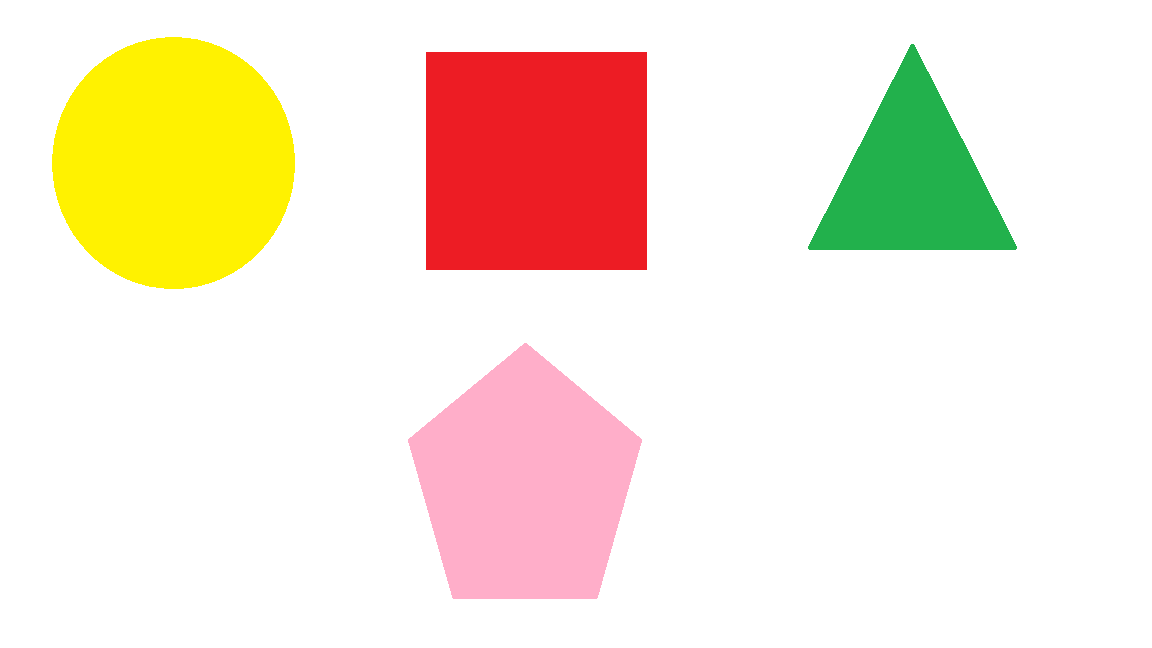
#> input picture Imageprocessing_file/Image/allshapecolor.png, 1152 x 648 px
$ python milestone2_shapedetec2.py   (older library calls are emulated)
#> lines starting #> are read from the running program, lines starting #| are printed output that depends on the picture; after the words box and inside, x2 and y2 are one past the last pixel; in counts of white or black regions, pixels touching at a corner belong together
import imutils
import cv2
def nothing(x):
    pass
def detect(c):
	shape = "unidentified"
	peri = cv2.arcLength(c, True)
	approx = cv2.approxPolyDP(c, 0.01*peri, True)
	if len(approx) == 2:
		shape = "line"
	elif len(approx) == 3:
		shape = "triangle"
	elif len(approx) == 4:
		(x, y, w, h) = cv2.boundingRect(approx)
		ar = w / float(h)
		shape = "square" if ar >= 0.95 and ar <= 1.05 else "rectangle"
	elif len(approx) == 5:
		shape = "pentagon"
	elif len(approx) == 6:
		shape = "polygon"
	else:
		shape = "circle"
	return shape
image = cv2.imread("allshapecolor.png")
#> image is the input picture: shape (648, 1152, 3); mean B, G, R 216.1, 232.7, 247.3
ratio = image.shape[0] / float(image.shape[0])
#> ratio = 1
gray = cv2.cvtColor(image, cv2.COLOR_BGR2GRAY)
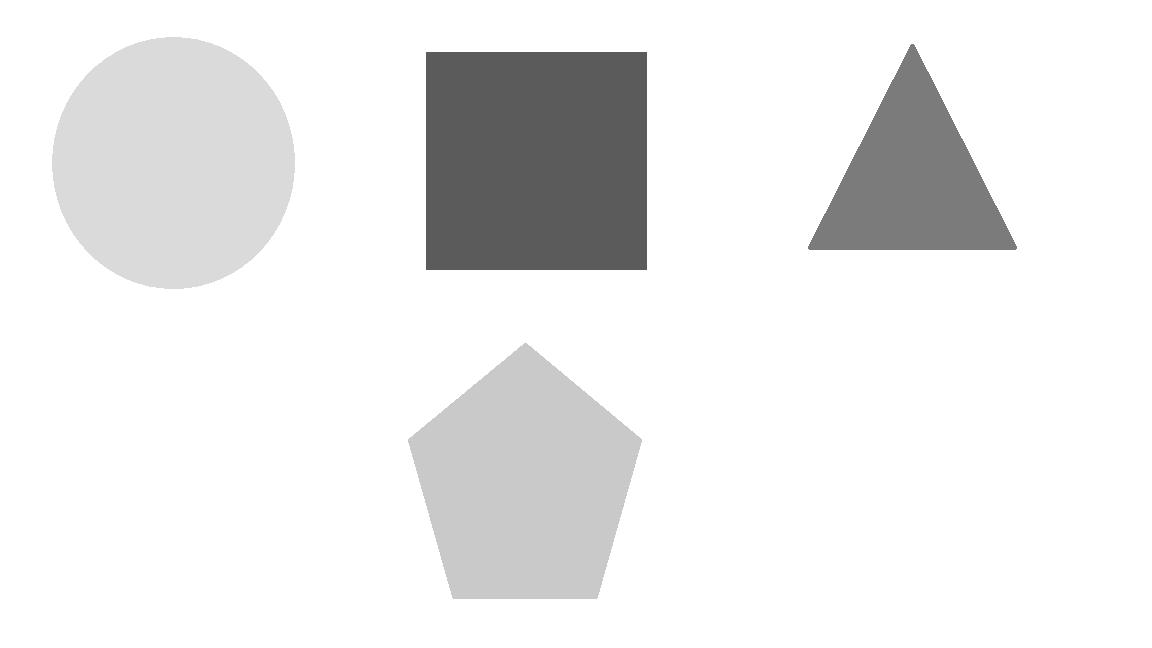
#> gray: shape (648, 1152); min 91, max 255, mean 235.1
blured = cv2.GaussianBlur(gray, (5, 5), 0)
thresh = cv2.threshold(blured, 0, 0, cv2.THRESH_BINARY)[1]
#> thresh: shape (648, 1152); every value is 0
cv2.imshow('Original_img', image)
cv2.imshow('Blur_img', blured)
cv2.imshow('Cut_Thresh', thresh)
cv2.createTrackbar('threshold1','Cut_Thresh',0,500,nothing)
#> slider 'threshold1' is set to 100
cv2.createTrackbar('threshold2','Cut_Thresh',0,500,nothing)
#> slider 'threshold2' is set to 100
while(1):
	cv2.imshow('Original_img', image)
	cv2.imshow('Blur_img', blured)

	threshold1 = cv2.getTrackbarPos('threshold1', 'Cut_Thresh')
	threshold2 = cv2.getTrackbarPos('threshold2', 'Cut_Thresh')

	thresh = cv2.threshold(blured,threshold1,threshold2, cv2.THRESH_BINARY)[1]
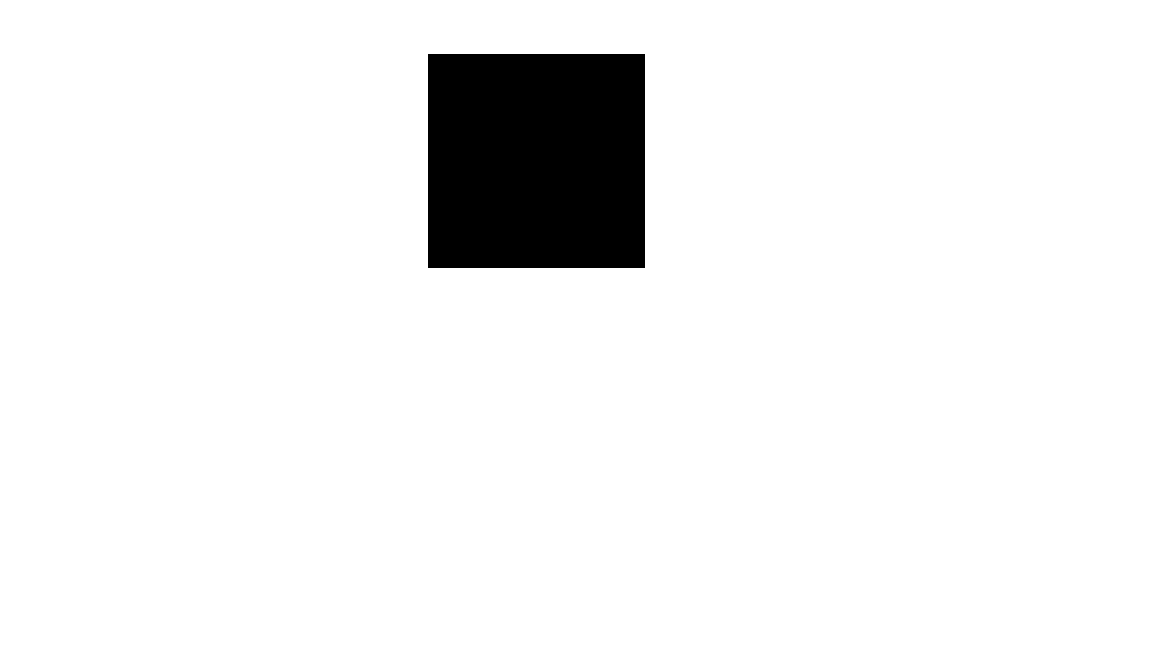
#> thresh: shape (648, 1152); values 0 (black) and 100 (white), 93.8% white; 1 black region, box (x1, y1, x2, y2) and area: (428, 54, 645, 268) 46438
	cv2.imshow('Cut_Thresh', thresh)
	k = cv2.waitKey(30)
#> (key Esc is pressed here)
	if k == ord("s"):
		break
	if k == ord("i"):
		thresh = cv2.bitwise_not(thresh)
		break
cnts = cv2.findContours(thresh.copy(), cv2.RETR_TREE, cv2.CHAIN_APPROX_SIMPLE)
cnts = cnts[0] if imutils.is_cv2() else cnts[1]
for c in cnts:
	M = cv2.moments(c)
	if M["m00"] != 0:
		cX = int((M["m10"] / M["m00"]) * ratio)
		cY = int((M["m01"] / M["m00"]) * ratio)
	else:
		cX, cY = 0,0
	shape = detect(c)
	c = c.astype("float")
	c *= ratio
	c = c.astype("int")
	cv2.drawContours(image, [c], -1, (0, 255, 0), 2)
	cv2.putText(image, shape, (cX, cY), cv2.FONT_HERSHEY_SIMPLEX,
		0.5, (255, 255, 255), 2)
	cv2.imshow("Image", image)
cv2.waitKey(0)
